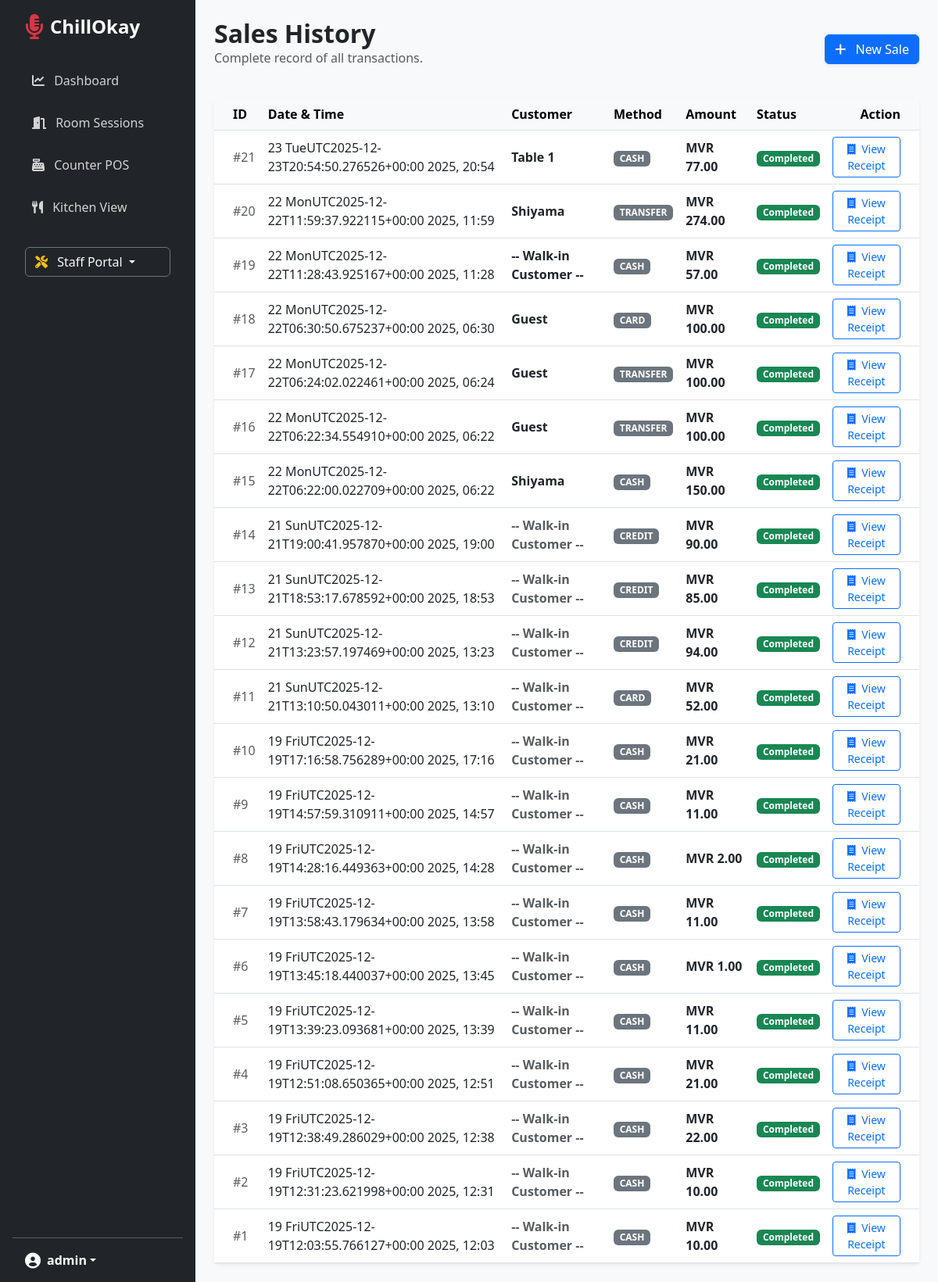
/karaoke/sales-history/ (signed in), run on an earlier commit of the app's database.
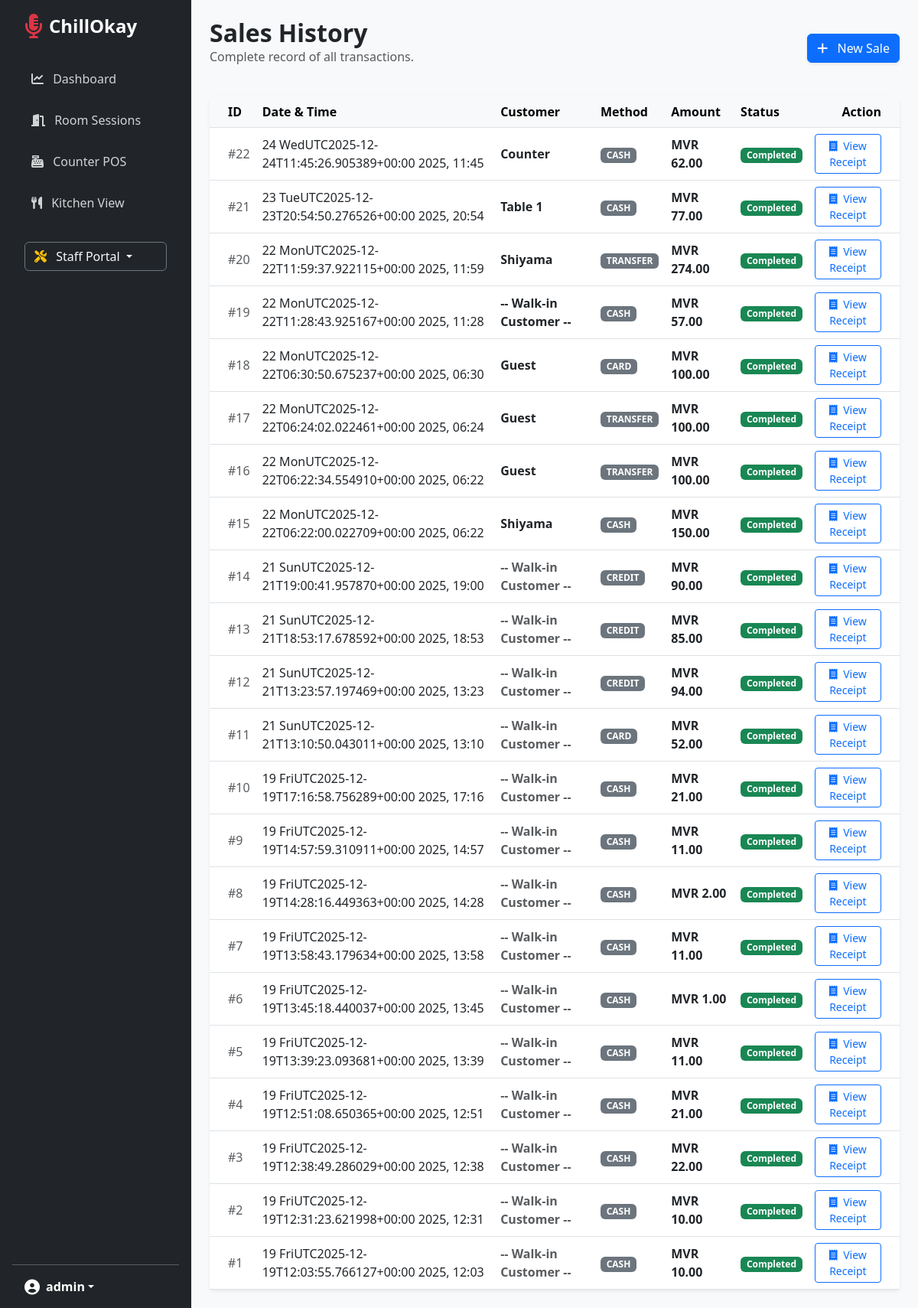
And on a later commit of the database.
### core/models.py (models this page shows, shortened)
class SaleTransaction(models.Model):
    outlet = models.ForeignKey(Outlet, on_delete=models.CASCADE, related_name='sales', null=True)
    customer = models.ForeignKey(Customer, on_delete=models.SET_NULL, null=True, blank=True)
    date = models.DateTimeField(auto_now_add=True)
    total_amount = models.DecimalField(max_digits=10, decimal_places=2)
    payment_method = models.CharField(max_length=50, default='Cash')
    customer_name = models.CharField(max_length=100, blank=True, null=True)
    status = models.CharField(max_length=20, default='Completed')

### karaoke/views.py (the view)
# urls.py: path('sales-history/', views.sales_history, name='sales_history'),
@login_required
def sales_history(request):
    return render(request, 'karaoke/sales_history.html', {'sales': SaleTransaction.objects.all().order_by('-date')})

### karaoke/templates/karaoke/sales_history.html (shortened to what this page needs)
{% extends 'base.html' %}
{% block content %}
<div class="container-fluid p-4">
    <div class="d-flex justify-content-between align-items-center mb-4">
        <div>
            <h2 class="fw-bold mb-0">Sales History</h2>
            <p class="text-muted">Complete record of all transactions.</p>
        </div>
        <a href="{% url 'record_sale' %}" class="btn btn-primary shadow-sm">
            <i class="fas fa-plus me-2"></i> New Sale
        </a>
    </div>
    <div class="card border-0 shadow-sm">
        <div class="table-responsive">
            <table class="table table-hover align-middle mb-0">
                <thead class="table-light">
                    <tr>
                        <th class="ps-4">ID</th>
                        <th>Date & Time</th>
                        <th>Customer</th>
                        <th>Method</th>
                        <th>Amount</th>
                        <th>Status</th>
                        <th class="text-end pe-4">Action</th>
                    </tr>
                </thead>
                <tbody>
                    {% for sale in sales %}
                    <tr>
                        <td class="ps-4 text-muted">#{{ sale.id }}</td>
                        <td>{{ sale.date|date:"d Dec Y, H:i" }}</td>
                        <td>
                            <span class="fw-semibold">
                                {% if sale.customer_name %}
                                    {{ sale.customer_name }}
                                {% elif sale.customer %}
                                    {{ sale.customer.name }}
                                {% else %}
                                    <span class="text-muted">-- Walk-in Customer --</span>
                                {% endif %}
                            </span>
                        </td>
                        <td>
                            <span class="badge bg-secondary text-uppercase">{{ sale.payment_method }}</span>
                        </td>
                        <td><span class="fw-bold">{{ currency|default:"MVR" }} {{ sale.total_amount }}</span></td>
                        <td><span class="badge bg-success">Completed</span></td>
                        <td class="text-end pe-4">
                            <a href="{% url 'receipt_detail' sale.id %}" class="btn btn-sm btn-outline-primary">
                                <i class="fas fa-receipt me-1"></i> View Receipt
                            </a>
                        </td>
                    </tr>
                    {% endfor %}
                </tbody>
            </table>
        </div>
    </div>
</div>
{% endblock %}

### core/templates/base.html (shortened to what this page needs)
<!DOCTYPE html>
<html lang="en">
<head>
    <link href="https://cdn.jsdelivr.net/npm/bootstrap@5.3.0/dist/css/bootstrap.min.css" rel="stylesheet">
    <link rel="stylesheet" href="https://cdnjs.cloudflare.com/ajax/libs/font-awesome/6.0.0/all.min.css">
</head>
<body class="d-flex">
    <nav class="sidebar d-flex flex-column p-3">
        <a href="{% url 'dashboard' %}" class="d-flex align-items-center mb-4 me-md-auto text-white text-decoration-none px-3">
            <i class="fas fa-microphone-alt fa-2x me-2 text-danger"></i>
            <span class="fs-4 fw-bold">ChillOkay</span>
        </a>
        <ul class="nav nav-pills flex-column mb-auto">
            <li class="nav-item">
                <a href="{% url 'dashboard' %}" class="nav-link {% if request.resolver_match.url_name == 'dashboard' %}active{% endif %}">
                    <i class="fas fa-chart-line me-2"></i> Dashboard
                </a>
            </li>
            <li>
                <a href="{% url 'karaoke_list' %}" class="nav-link {% if request.resolver_match.url_name == 'karaoke_list' %}active{% endif %}">
                    <i class="fas fa-door-open me-2"></i> Room Sessions
                </a>
            </li>
            <li>
                <a href="{% url 'record_sale' %}" class="nav-link {% if request.resolver_match.url_name == 'record_sale' %}active{% endif %}">
                    <i class="fas fa-cash-register me-2"></i> Counter POS
                </a>
            </li>
            <li>
                <a href="{% url 'kitchen_view' %}" class="nav-link {% if request.resolver_match.url_name == 'kitchen_view' %}active{% endif %}">
                    <i class="fas fa-utensils me-2"></i> Kitchen View
                </a>
            </li>
            <li class="nav-item dropdown mt-4 px-3">
                <a class="btn btn-outline-light dropdown-toggle w-100 text-start border-secondary" href="#" role="button" data-bs-toggle="dropdown">
                    <i class="fas fa-tools me-2 text-warning"></i> Staff Portal
                </a>
            </li>
        </ul>
        <hr>
        <div class="dropdown px-3">
            <a href="#" class="d-flex align-items-center text-white text-decoration-none dropdown-toggle" data-bs-toggle="dropdown">
                <i class="fas fa-user-circle fa-lg me-2"></i>
                <strong>{{ request.user.username }}</strong>
            </a>
        </div>
    </nav>
    <main class="main-content">
        {% block content %}{% endblock %}
    </main>
</body>
</html>

### core/templates/base.html (style rules this page uses)
body { background-color: #f8f9fa; }
.sidebar { min-width: 250px; max-width: 250px; min-height: 100vh; background: #212529; color: white; transition: all 0.3s; }
.sidebar .nav-link { color: rgba(255,255,255,0.8); border-radius: 5px; margin: 5px 15px; padding: 10px; }
.main-content { width: 100%; }

What changed in the data, as far as the page shows it:
added SaleTransaction: id "22", date "24 WedUTC2025-12-24T11:45:26.905389+00:00 2025, 11:45", customer_name "Counter", payment_method "CASH", currency "MVR", total_amount "62.00"
